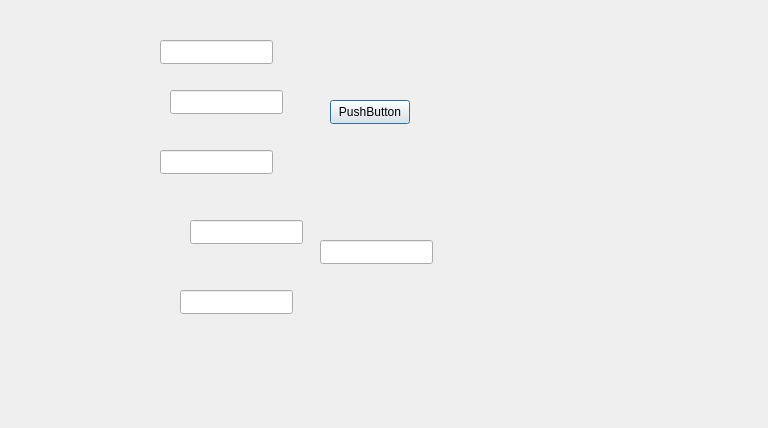
<?xml version="1.0" encoding="UTF-8"?>
<ui version="4.0">
 <class>addJournal</class>
 <widget class="QDialog" name="addJournal">
  <property name="geometry">
   <rect>
    <x>0</x>
    <y>0</y>
    <width>768</width>
    <height>428</height>
   </rect>
  </property>
  <property name="windowTitle">
   <string>Dialog</string>
  </property>
  <widget class="QLineEdit" name="lineEdit">
   <property name="geometry">
    <rect>
     <x>160</x>
     <y>40</y>
     <width>113</width>
     <height>24</height>
    </rect>
   </property>
  </widget>
  <widget class="QLineEdit" name="lineEdit_2">
   <property name="geometry">
    <rect>
     <x>170</x>
     <y>90</y>
     <width>113</width>
     <height>24</height>
    </rect>
   </property>
  </widget>
  <widget class="QLineEdit" name="lineEdit_3">
   <property name="geometry">
    <rect>
     <x>160</x>
     <y>150</y>
     <width>113</width>
     <height>24</height>
    </rect>
   </property>
  </widget>
  <widget class="QLineEdit" name="lineEdit_4">
   <property name="geometry">
    <rect>
     <x>190</x>
     <y>220</y>
     <width>113</width>
     <height>24</height>
    </rect>
   </property>
  </widget>
  <widget class="QLineEdit" name="lineEdit_5">
   <property name="geometry">
    <rect>
     <x>180</x>
     <y>290</y>
     <width>113</width>
     <height>24</height>
    </rect>
   </property>
  </widget>
  <widget class="QPushButton" name="pushButton">
   <property name="geometry">
    <rect>
     <x>330</x>
     <y>100</y>
     <width>80</width>
     <height>24</height>
    </rect>
   </property>
   <property name="text">
    <string>PushButton</string>
   </property>
  </widget>
  <widget class="QLineEdit" name="lineEdit_6">
   <property name="geometry">
    <rect>
     <x>320</x>
     <y>240</y>
     <width>113</width>
     <height>24</height>
    </rect>
   </property>
  </widget>
 </widget>
 <resources/>
 <connections/>
</ui>
